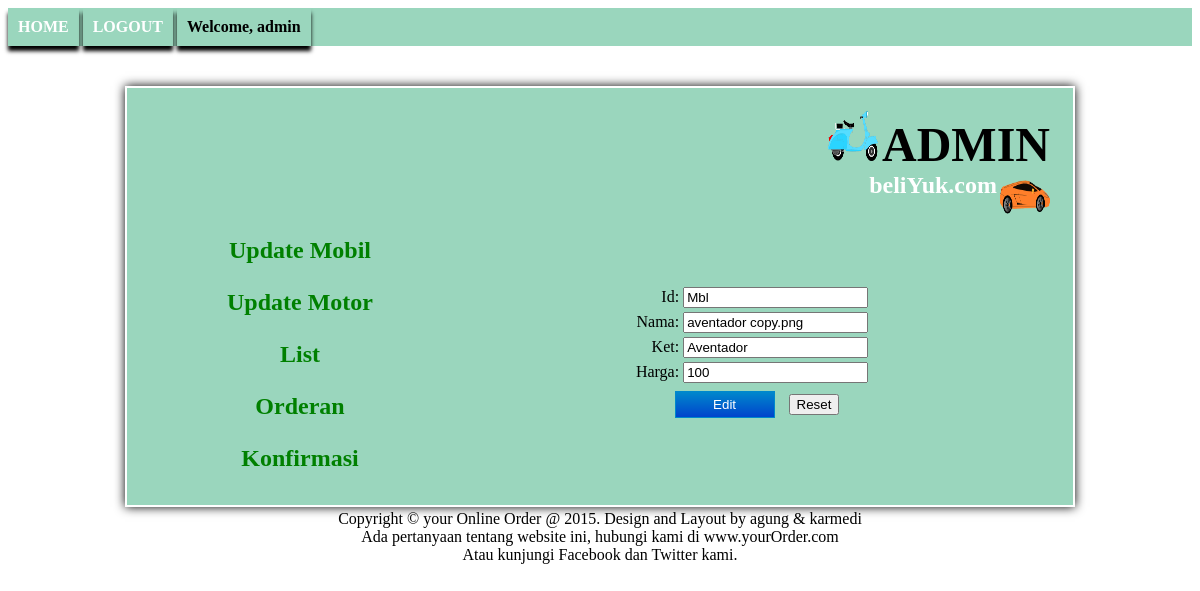
/Admin/haladmin.php?page=edit_mobil&nama=aventador copy.png (signed in), run on the app's committed database.
### tables this page shows
CREATE TABLE IF NOT EXISTS `orderan` (
  `id` varchar(20) NOT NULL,
  `nama` varchar(50) NOT NULL,
  `ket` varchar(100) NOT NULL,
  `Harga` int(200) NOT NULL
);

### Admin/edit_mobil.php (the view, shortened to what this page needs)
<?php
if(isset($_SESSION['login']))
{
	$query = "select * from orderan where nama='".$_GET['nama']."'";
	$hasil = mysql_query($query) or die (mysql_error());
						if($hasil){
									$data = mysql_fetch_array($hasil);
?>
						<table border="0" align= "center">
						<form action="proses_mobil.php" method="post">
						<tr>
							<td align="right">Id: </td>
							<td><input type="text" name="id" value="<?php echo $data['id']; ?>"></td>
						</tr>
						<tr>
							<td align="right">Nama: </td>
							<td><input type="text" name="nama" value="<?php echo $data['nama']; ?>"></td>
						</tr>
						<tr>
							<td align="right">Ket: </td>
							<td><input type="text" name="ket" value="<?php echo $data['ket']; ?>"></td>
						</tr>
						<tr>
							<td align="right">Harga: </td>
							<td><input type="text" name="harga" value="<?php echo $data['Harga']; ?>"></td>
						</tr>
						<tr>
							<td align="center" colspan="3">
								<input type="submit" value="Edit"></input>
								<input type="reset" value="Reset"></input>
							</td>
						</tr>
						</form>
					</table>
<?php
						}
						else {
							echo "<script> alert('edit gagal|!!'); window.history.back(); </script>";
						}
	}
else
{
	echo "<script> alert('anda belum login kaka !!'); window.history.back(); </script>";
}
?>

### Css/home.css (style rules this page uses)
input[type=submit] { background: linear-gradient(to bottom, #0088CC, #0044CC); border: 1px solid #0088CC; color: #FFF; margin: 4px 10px; padding: 5px; width: 100px; }

### data on the page
orderan: id "Mbl", nama "aventador copy.png", ket "Aventador", harga "100"

### other printed values
$_SESSION['username'] "admin"
